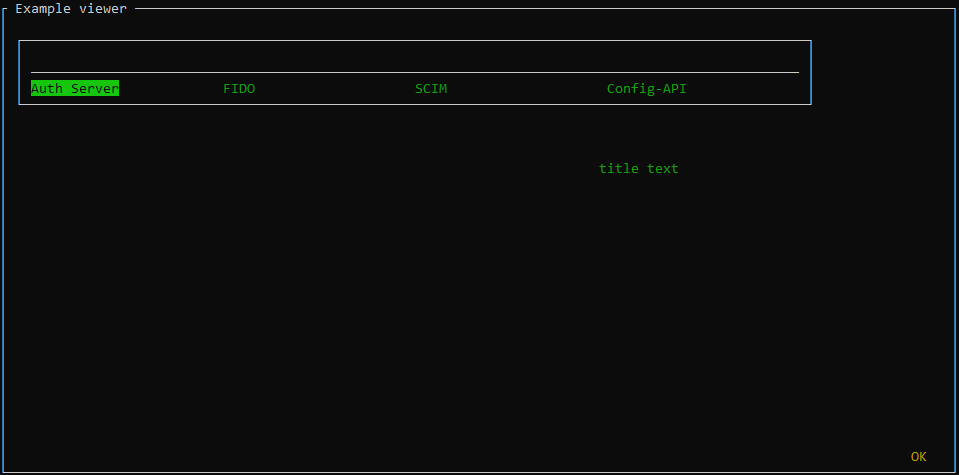
#> input picture Images/grid_with_column.png, 959 x 475 px, found by its file name
$ jupyter execute --allow-errors progress.ipynb
#> lines starting #> are read from the running program, lines starting #| are printed output that depends on the picture
# The Admin TUI

## Requiments
- Only npyscreen is required
- Official Doc.                 >>    https://npyscreen.readthedocs.io/index.html
- detaild PDF doc. (relase 2)   >>    https://buildmedia.readthedocs.org/media/pdf/npyscreen/latest/npyscreen.pdf
- Google group for Npyscreen    >>    https://groups.google.com/g/npyscreen
- Offical Git                   >>    https://github.com/npcole/npyscreen

--------------------------------------
- This part to just show the images in the nootbook

[cell 1]
from PIL import Image
import cv2
import numpy as np
import matplotlib.pyplot as plt

---------------------------------

- ### Part 1 : Make Boxes around Grid

[cell 2]
# !/usr/bin/env python
### encoding: utf-8
import npyscreen

class MyGrid_H(npyscreen.GridColTitles):
    # [5 lines left out: function custom_print_cell, not called in this run]

class InputBox_H(npyscreen.BoxTitle):
    _contained_widget = MyGrid_H

# [9 lines left out: function myFunction, not called in this run]

if __name__ == '__main__':
    npyscreen.wrapper_basic(myFunction)

- ### Output 1

[cell 3]
im_array = np.asarray(cv2.imread('grid_with_column.png'))
#> im_array is the input picture: shape (475, 959, 3); mean B, G, R 14.3, 15.1, 14.4
plt.imshow(im_array)
plt.show()

---------------------------------------------------

- ### Part 2 : Inhirit two diffrent calss from Box class and stracture rely,relx

[cell 4]
import curses
import npyscreen

class MyGrid_H(npyscreen.GridColTitles):

    # [11 lines left out: functions __init__, custom_print_cell, not called in this run]

class InputBox_H(npyscreen.BoxTitle):
    _contained_widget = MyGrid_H
    _contained_widget = npyscreen.TitleText

# [11 lines left out: function myFunction, not called in this run]

if __name__ == '__main__':
    npyscreen.wrapper_basic(myFunction)

- ### Output 2

[cell 5]
im_array = np.asarray(cv2.imread('spliting_multi_boxes.png'))
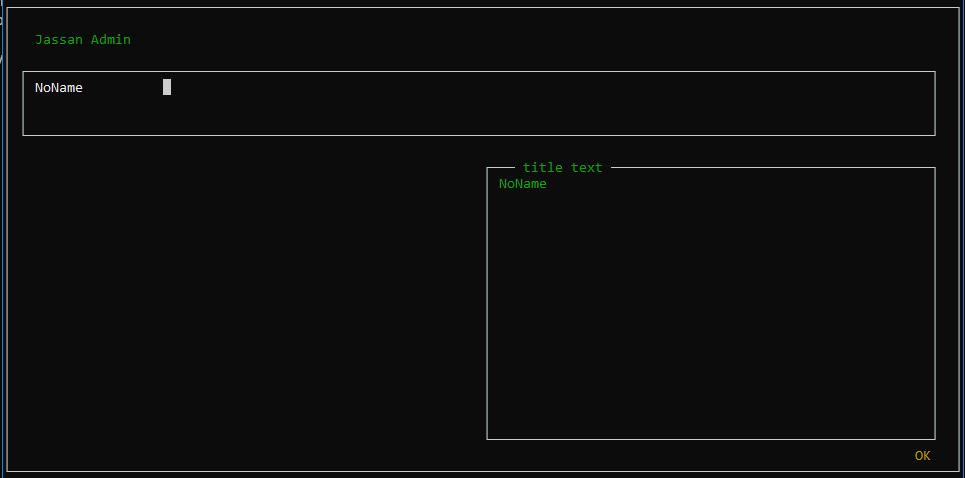
#> input picture Images/spliting_multi_boxes.png, 965 x 478 px, found by its file name
#> im_array is the input picture: shape (478, 965, 3); mean B, G, R 15.2, 15.2, 14.8
plt.imshow(im_array)
plt.show()

----------------------------------------------------------------

- ### Part 3 : Vertical Box with Data to select

[cell 6]
import npyscreen

class InputBox(npyscreen.BoxTitle):
    _contained_widget = npyscreen.TitleText
    _contained_widget_height = 2

class Form1(npyscreen.Form):
    # [8 lines left out: function create, not called in this run]


    def afterEditing(self):
        self.parentApp.setNextForm(None)

    def display_value(self, vl):
        return vl


class HopaApp(npyscreen.NPSAppManaged):
    def onStart(self):
        npyscreen.setTheme(npyscreen.Themes.ColorfulTheme)
        self.addForm("MAIN",Form1, name="MAIN" ) ##, color="CURSOR_INVERSE",

#> (the rest of this cell did not finish here and is left out)

- ### Output 3

[cell 7]
im_array = np.asarray(cv2.imread('part3_v_columns.PNG'))
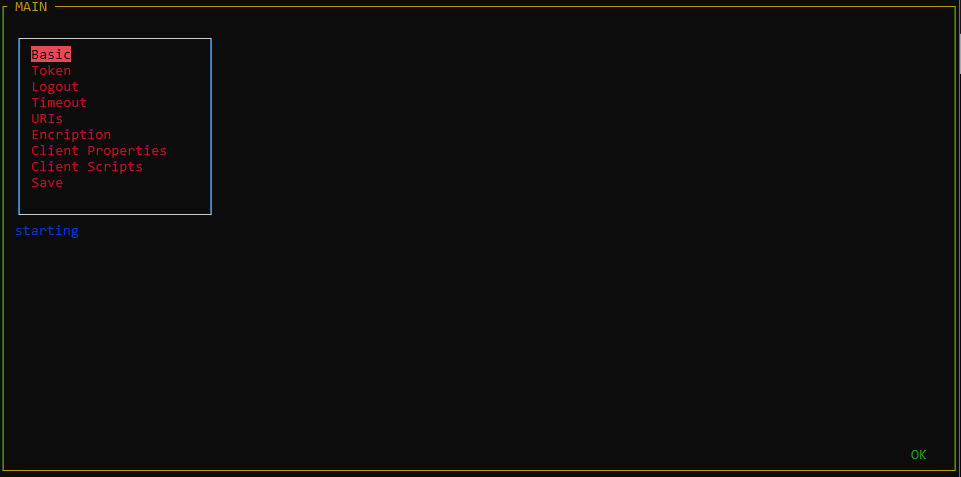
#> input picture Images/part3_v_columns.PNG, 961 x 477 px, found by its file name
#> im_array is the input picture: shape (477, 961, 3); mean B, G, R 12.7, 13.5, 14.3
plt.imshow(im_array)
plt.show()

-----------------------------------

### To DO Next
- Merge all of them
- Make certain value change on selection
- make row width smaller (not all 6 appears)

------------------------------------------
13/7/2022

----------------------------

- ### Part 4 : Merging All of the above to reach to the desired format

[cell 8]
#!/usr/bin/env python3
import npyscreen

######################### Classes to inherit from ########################


class InputWidget(npyscreen.TitleText):
    def __init__(self, *args, **keywords):
        super(InputWidget, self).__init__(*args, **keywords)
        self.name = 'test'
##########################################################################


class InputBox(npyscreen.BoxTitle):
    _contained_widget = npyscreen.TitleText
    _contained_widget_height = 2
##########################################################################


class multiContainedBox(npyscreen.BoxTitle):
    _contained_widget = [InputWidget, InputWidget, InputWidget]

    # [20 lines left out: functions make_contained_widget, update, not called in this run]
##########################################################################


class MyGrid_H(npyscreen.GridColTitles):
    # [5 lines left out: function custom_print_cell, not called in this run]
##########################################################################


class InputBox_H(npyscreen.BoxTitle):
    _contained_widget = MyGrid_H
##########################################################################


class MainForm(npyscreen.FormBaseNew):
    # [24 lines left out: function create, not called in this run]

        # END
    def on_ok(self):
        # Exit the application if the OK button is pressed.
        self.parentApp.switchForm(None)

    # [9 lines left out: function change_forms, not called in this run]
    ### y = 30
    ### x = 119


class App(npyscreen.NPSAppManaged):
    def onStart(self):
        self.addForm("MAIN", MainForm, name="")


MyApp = App()
#> (the rest of this cell did not finish here and is left out)

- ### Output 4

[cell 9]
im_array = np.asarray(cv2.imread('merg.PNG'))
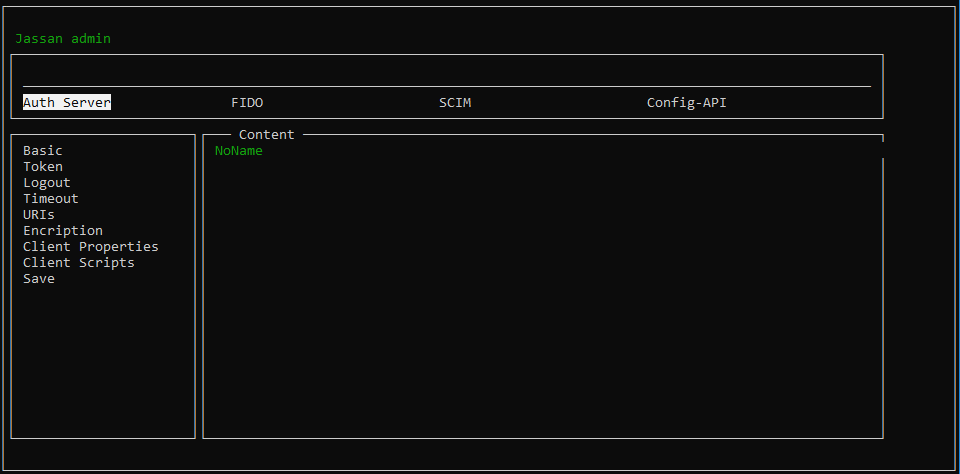
#> input picture Codes/merg.PNG, 960 x 474 px
#> im_array is the input picture: shape (474, 960, 3); mean B, G, R 17.3, 17.4, 17.1
plt.imshow(im_array)
plt.show()

--------------------------------------

- ### Part 5 : Adding Multi Form In the same screen (Will be the invok for the selection)

[cell 10]
#!/usr/bin/env python3
import curses
from time import time
import npyscreen
import weakref


######################### Classes to inherit from ########################

class InputWidget(npyscreen.TitleText):
    def __init__(self, *args, **keywords):
        super(InputWidget, self).__init__(*args, **keywords)
        self.name = 'test'
##########################################################################
class InputBox(npyscreen.BoxTitle):
    _contained_widget = npyscreen.TitleText
    _contained_widget_height = 2
##########################################################################
class multiContainedBox(npyscreen.BoxTitle):
    _contained_widget = [InputWidget, InputWidget,InputWidget]

    # [19 lines left out: functions make_contained_widget, update, not called in this run]
##########################################################################
class MyGrid_H(npyscreen.GridColTitles):
    # [5 lines left out: function custom_print_cell, not called in this run]
##########################################################################
class InputBox_H(npyscreen.BoxTitle):
    _contained_widget = MyGrid_H
##########################################################################
class MainForm(npyscreen.FormBaseNew):
    # [20 lines left out: function create, not called in this run]

        ####################      END
    def on_ok(self):
        # Exit the application if the OK button is pressed.
        self.parentApp.switchForm(None)

    # [9 lines left out: function change_forms, not called in this run]
### y = 30
### x = 119


############################### Start poing  ####################################
class MainAllForms(npyscreen.NPSAppManaged):
    # [4 lines left out: function onStart, not called in this run]

    def onCleanExit(self):
        npyscreen.notify_wait("Goodbye!")

    def change_form(self, name):
        self.switchForm(name)
        self.resetHistory()


MyApp = MainAllForms()
#> (the rest of this cell did not finish here and is left out)

- ### Output 5

[cell 11]
im_array = np.asarray(cv2.imread('with_navi2.PNG'))
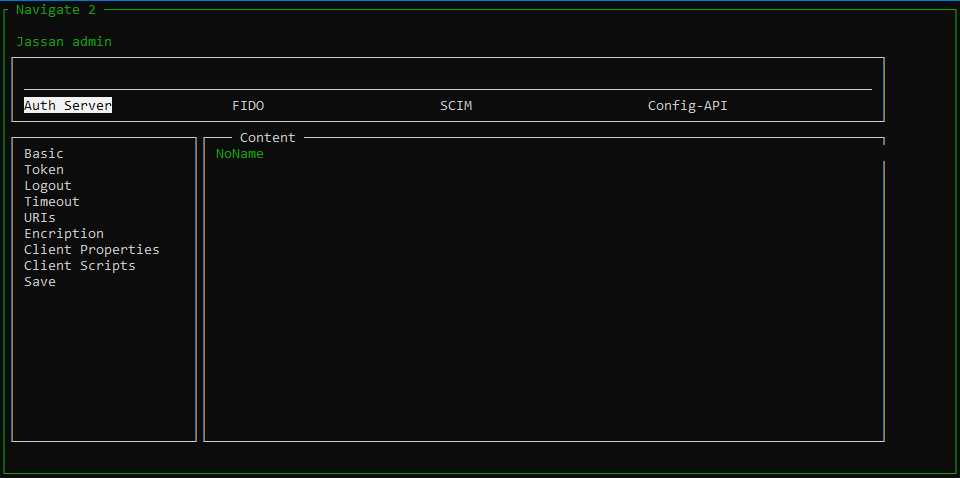
#> input picture Codes/with_navi2.PNG, 960 x 478 px
#> im_array is the input picture: shape (478, 960, 3); mean B, G, R 16.2, 17.2, 15.8
plt.imshow(im_array)
plt.show()

im_array = np.asarray(cv2.imread('with_navi.PNG'))
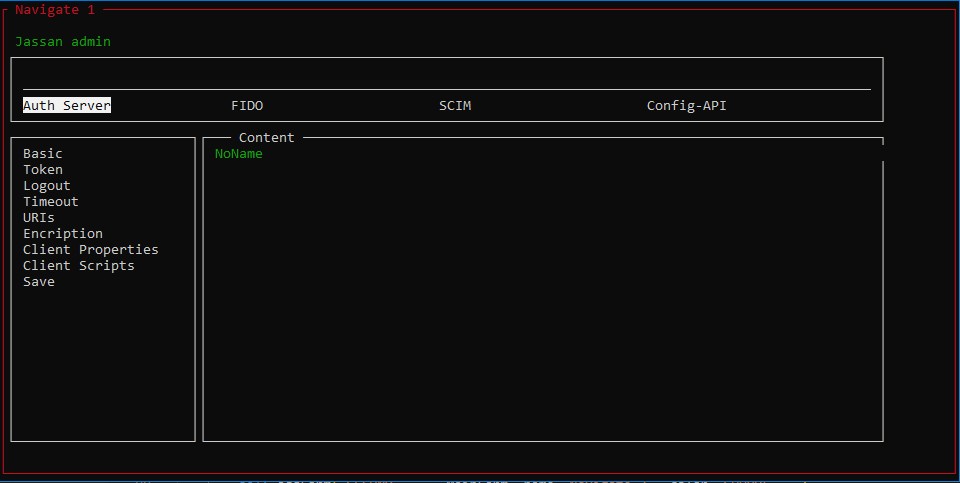
#> input picture Codes/with_navi.PNG, 960 x 483 px
#> im_array is the input picture: shape (483, 960, 3); mean B, G, R 17, 16.6, 17.1
plt.imshow(im_array)
plt.show()
